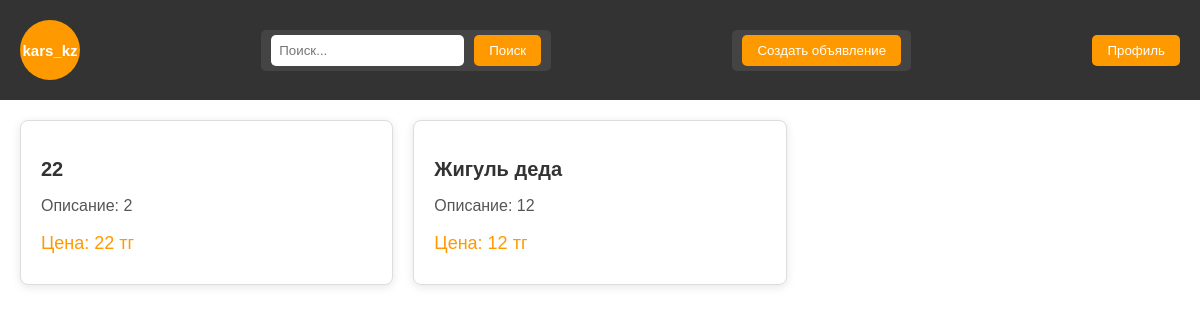
Before: / with the older database file.
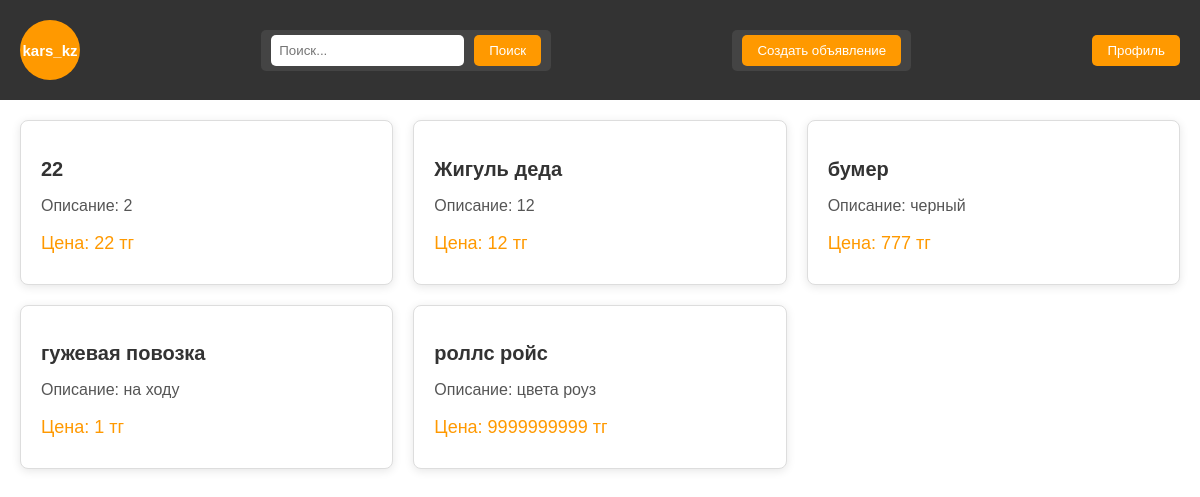
After: the same page with the newer database file.
### tables this page shows
CREATE TABLE post(
             id INTEGER PRIMARY KEY AUTOINCREMENT,
             title TEXT NOT NULL UNIQUE,
             description TEXT NOT NULL UNIQUE,
             price INTEGER
        );

### app.py (the view)
@app.route('/', methods=['GET','POST'])
def get_main():
    conn = sqlite3.connect('post.db')
    cursor = conn.cursor()
    cursor.execute('SELECT * FROM post ')
    spisok:list = cursor.fetchall()
    conn.commit()
    conn.close()
    return render_template('base.html', spisok = spisok)

### templates/base.html (shortened to what this page needs)
<!DOCTYPE html>
<html lang="en">
<head>
    <link rel="stylesheet" href="{{ url_for('static', filename='css/base.css') }}">
</head>
<body>
<header>
    <div class="logo">
        kars_kz
    </div>
    <div class="search-container">
        <input type="text" placeholder="Поиск...">
        <button>Поиск</button>
    </div>
    <div class="search-container">
        <a href="{{ url_for('create') }}"><button>Создать объявление</button></a>
    </div>
    <a href="{{ url_for('get_profile') }}"><button class="profile-button">Профиль</button></a>
</header>
<main>
    <div class="posts-container">
        {% for post in spisok %}
            <div class="post-card">
                <h2 class="post-title">{{ post[1] }}</h2>
                <p class="post-description">Описание: {{ post[2] }}</p>
                <p class="post-price">Цена: {{ post[3] }} тг</p>
            </div>
        {% endfor %}
    </div>
</main>
</body>
</html>

### static/css/base.css (style rules this page uses)
body { font-family: Arial, sans-serif; margin: 0; padding: 0; }
header { display: flex; justify-content: space-between; align-items: center; padding: 20px; background-color: #333; color: white; }
.logo { display: flex; align-items: center; background-color: #ff9900; color: white; font-size: 15px; font-weight: bold; border-radius: 50%; width: 60px; height: 60px; justify-content: center; text-align: center; }
.search-container { display: flex; align-items: center; background-color: #444; padding: 5px 10px; border-radius: 5px; }
.search-container input { border: none; padding: 8px; border-radius: 5px; outline: none; margin-right: 10px; }
.search-container button { background-color: #ff9900; border: none; padding: 8px 15px; border-radius: 5px; cursor: pointer; color: white; }
.profile-button { background-color: #ff9900; border: none; padding: 8px 15px; border-radius: 5px; cursor: pointer; color: white; }
.posts-container { display: grid; grid-template-columns: repeat(auto-fill, minmax(300px, 1fr)); gap: 20px; padding: 20px; }
.post-card { background-color: white; border: 1px solid #ddd; border-radius: 8px; padding: 20px; box-shadow: 0 2px 10px rgba(0, 0, 0, 0.1); transition: transform 0.3s ease, box-shadow 0.3s ease; }
.post-title { font-size: 20px; font-weight: bold; margin-bottom: 10px; color: #333; }
.post-description { font-size: 16px; margin-bottom: 10px; color: #555; }
.post-price { font-size: 18px; color: #ff9900; margin-bottom: 10px; }

Changed rows visible on the page:
added post: title "бумер", description "черный", price "777"
added post: title "гужевая повозка", description "на ходу", price "1"
added post: title "роллс ройс", description "цвета роуз", price "9999999999"
